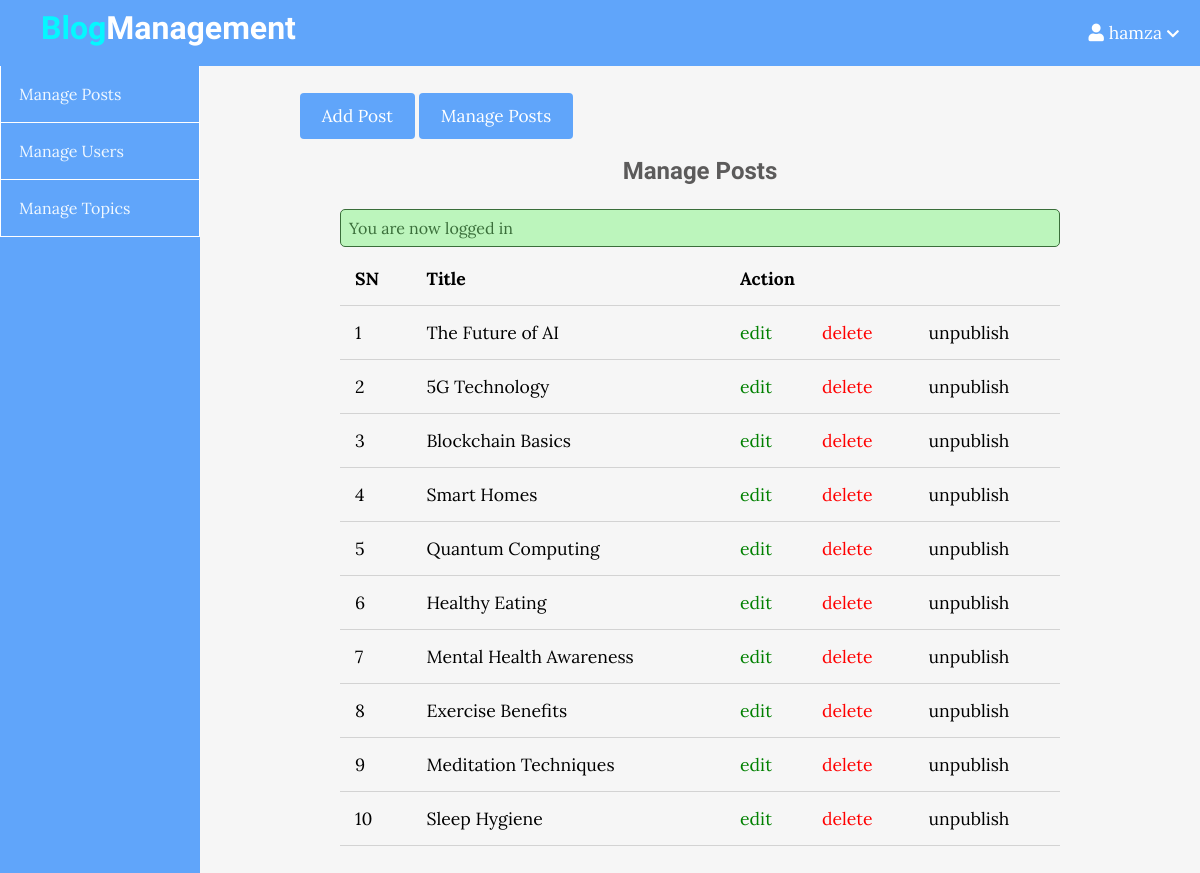
Screenshot of /admin/posts/index.php (signed in) with the database file from the repository.
### tables this page shows
CREATE TABLE `posts` (
  `id` int(11) NOT NULL,
  `user_id` int(11) NOT NULL,
  `topic_id` int(11) DEFAULT NULL,
  `title` varchar(255) NOT NULL,
  `image` varchar(255) NOT NULL,
  `body` text NOT NULL,
  `published` tinyint(4) NOT NULL,
  `created_at` datetime NOT NULL DEFAULT current_timestamp()
);

### app/database/db.php (called while the page is built, shortened)
<?php
require('connect.php');
function selectAll($table, $conditions = [])
{
    global $conn;
    $sql = "SELECT * FROM $table";
    if (empty($conditions)) {
        $stmt = $conn->prepare($sql);
        $stmt->execute();
        $records = $stmt->get_result()->fetch_all(MYSQLI_ASSOC);
        return $records;
    }
}

### app/controllers/posts.php (called while the page is built, shortened)
<?php
include(ROOT_PATH . "/app/database/db.php");
$table = 'posts';
$posts = selectAll($table);

### admin/posts/index.php (the view, shortened to what this page needs)
<?php include(ROOT_PATH . "/app/controllers/posts.php");
?>
<!DOCTYPE html>
<html lang="en">
    <head>
        <link rel="stylesheet"
            href="https://use.fontawesome.com/releases/v5.7.2/css/all.css"
>
        <link rel="stylesheet" href="../../assets/css/style.css">
        <link rel="stylesheet" href="../../assets/css/admin.css">
    </head>
    <body>
    <?php include(ROOT_PATH . "/app/includes/adminHeader.php"); ?>
        <div class="admin-wrapper">
        <?php include(ROOT_PATH . "/app/includes/adminSidebar.php"); ?>
            <div class="admin-content">
                <div class="button-group">
                    <a href="create.php" class="btn btn-big">Add Post</a>
                    <a href="index.php" class="btn btn-big">Manage Posts</a>
                </div>
                <div class="content">
                    <h2 class="page-title">Manage Posts</h2>
                    <?php include(ROOT_PATH . "/app/includes/messages.php"); ?>
                    <table>
                        <thead>
                            <th>SN</th>
                            <th>Title</th>
                            <th colspan="3">Action</th>
                        </thead>
                        <tbody>
                            <?php foreach ($posts as $key => $post): ?>
                                <tr>
                                    <td><?php echo $key + 1; ?></td>
                                    <td><?php echo $post['title'] ?></td>
                                    <td><a href="edit.php?id=<?php echo $post['id']; ?>" class="edit">edit</a></td>
                                    <td><a href="edit.php?delete_id=<?php echo $post['id']; ?>" class="delete">delete</a></td>
                                    <?php if ($post['published']): ?>
                                        <td><a href="edit.php?published=0&p_id=<?php echo $post['id'] ?>" class="unpublish">unpublish</a></td>
                                    <?php else: ?>
                                        <td><a href="edit.php?published=1&p_id=<?php echo $post['id'] ?>" class="publish">publish</a></td>
                                    <?php endif; ?>
                                </tr>
                            <?php endforeach; ?>
                        </tbody>
                    </table>
                </div>
            </div>
        </div>
    </body>
</html>

### assets/css/style.css (style rules this page uses)
* { box-sizing: border-box; }
html, body { height: 100%; padding: 0px; margin: 0px; background: #f6f6f6; font-family: "Lora", serif; }
h1, h2, h3, h4, h5, h6 { font-family: "Candal", serif; color: #5c5b5b; margin: 5px; }
a { text-decoration: none; color: inherit; }
.btn { padding: 0.5rem 1rem; background: #60a5fa; color: white; border: 1px solid transparent; border-radius: 0.25rem; font-size: 1.08em; font-family: "Lora", serif; }
.btn-big { padding: 0.7rem 1.3rem; line-height: 1.3rem; }
.content { width: 90%; margin: 30px auto 30px; }

### assets/css/admin.css (style rules this page uses)
.admin-wrapper { display: flex; height: calc(100% - 66px); }
.admin-wrapper .admin-content { flex: 8; height: 100%; padding: 40px 100px 100px; overflow-y: scroll; }
.admin-content .page-title { text-align: center; margin-bottom: 1.5rem; }
table { width: 100%; border-collapse: collapse; font-size: 1.1rem; }
th, td { padding: 15px; text-align: left; border-bottom: 1px solid #d3d3d3; }
.edit { color: green; }
.delete { color: red; }

### rows the page displays
posts: title "The Future of AI"
posts: title "5G Technology"
posts: title "Blockchain Basics"
posts: title "Smart Homes"
posts: title "Quantum Computing"
posts: title "Healthy Eating"
posts: title "Mental Health Awareness"
posts: title "Exercise Benefits"
posts: title "Meditation Techniques"
posts: title "Sleep Hygiene"

### other values shown
$_SESSION['username'] "hamza"
$_SESSION['message'] "You are now logged in"
